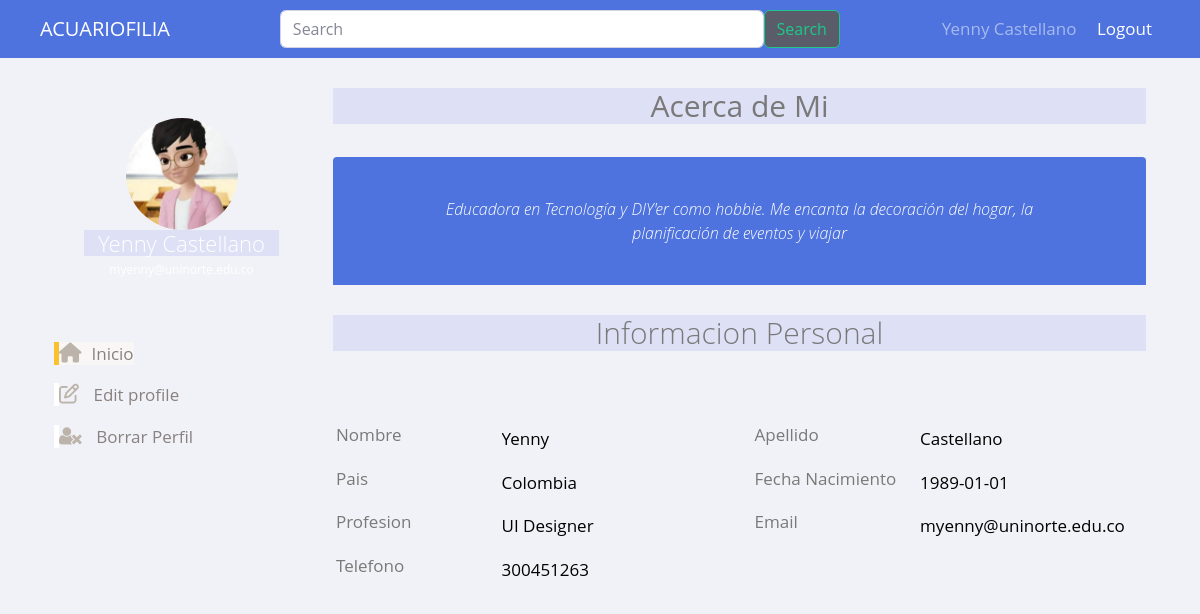
/perfil?codigo=7 (signed in), run on the app's committed database.
### tables this page shows
CREATE TABLE User (UserId INTEGER PRIMARY KEY AUTOINCREMENT UNIQUE NOT NULL, name VARCHAR (20) NOT NULL, lastName VARCHAR (20) NOT NULL, email VARCHAR (30) UNIQUE NOT NULL, password VARCHAR (200) NOT NULL, birthay DATE NOT NULL, gender CHAR (15) NOT NULL, role INTEGER (1) NOT NULL, CreationDate DATETIME NOT NULL, ProfilePicURL VARCHAR (20), country CHAR (30), phone INTEGER, about CHAR (150));

### main.py (the view)
@app.route('/perfil')
def perfil():
    form = UserForm()
    if request.method == 'GET':
        idsel = request.args.get('codigo')
        sql = f'SELECT * FROM User WHERE UserId = {idsel}'
        db = get_db()
        cursorObj = db.cursor()
        cursorObj.execute(sql)
        psel = cursorObj.fetchall()[0]
        return render_template("perfil.html", psel=psel)

### forms/forms.py
class UserForm(FlaskForm):
    firstname = StringField('firstname', validators=[DataRequired(message="Este campo es requerido")], render_kw={"placeholder": "Su nombre"})
    lastname = StringField('Lastname', validators=[DataRequired(message="Este campo es requerido")], render_kw={"placeholder": "su apellido"})
    password = PasswordField('password', validators=[DataRequired(message="Este campo es requerido")], render_kw={"placeholder": "Digite contraseña"})
    passconf = PasswordField('passconf', validators=[DataRequired(message="Este campo es requerido")], render_kw={"placeholder": "Confirmar contraseña"})
    email = StringField(u'Mailing Address', validators=[DataRequired(message="Este campo es requerido")], render_kw={"placeholder": "Digite correo"})
    gender= SelectField('Genero', choices = [('Masculino'), ('Femenino'), ('Otro')], default="Please choose",)
    Birthdate = DateField('Birthdate', validators=[DataRequired(message="Este campo es requerido")],format='%d-%m-%y')

### db.py (called while the page is built)
def get_db():
    try:
        if 'db' not in g:
            print('Connection OK')
            g.db = sqlite3.connect('database.db')
        return g.db
    except Error:
        print(Error)

### templates/perfil.html (shortened to what this page needs)
<!DOCTYPE html>
<html lang="es">
<head>
    <link href="../static/css/sb-admin-2.min.css" rel="stylesheet">
    <link href="../static/css/styleperfil.css" rel="stylesheet">
    <link href="https://maxcdn.bootstrapcdn.com/font-awesome/4.3.0/css/font-awesome.min.css" rel="stylesheet">
</head>
{% block body %}
<nav class="navbar navbar-expand-lg navbar-dark bg-primary">
    <div class="container-fluid">
        <a class="navbar-brand" href="{{'login'}}">ACUARIOFILIA</a>
        <form class="d-flex" form action="{{url_for('search')}}" method="post" enctype="multipart/form-data">
            <input class="form-control me-2" type="search" name="palabra" placeholder="Search" aria-label="Search">
            <button class="btn btn-outline-success bg-primary bg-dark" type="submit">Search</button>
        </form>
        <div class="" id="">
            <div class="">
                {% if 'id' in session %}
                <span class="navbar-text p-2 bd-highlight"> {{ session['fullname'] }} </span>
                <span class="navbar-text p-2 bd-highlight"> <a href="{{'login'}}">Logout</a> </span>
                {% else %}
                <span class="navbar-text p-2 bd-highlight"> <a href="{{'login'}}">Login</a> </span>
                {% endif %}
            </div>
        </div>
    </div>
</nav>
<div class="container bootstrap snippets bootdey">
    <form class="datosPersonales" form action="" method="post" enctype="multipart/form-data">
        <div class="row">
            <div class="profile-nav col-md-3">
                <div class="panel">
                    <div class="user-heading round">
                        <a href="#">
                            <img src="../static/images/perfil/{% print(psel[9]) %}" alt="">
                        </a>
                        <h1>{%print(psel[1]+" "+ psel[2])%}</h1>
                        <p>{%print(psel[3])%}</p>
                    </div>
                    <div class="menu">
                        <ul class="nav nav-pills nav-stacked">
                            <li class="active"><a href="{{'feed'}}"> <i class="fas fa-home"></i>Inicio</a></li>
                            <li><a href="#"> <i class="fa fa-edit"></i> Edit profile</a></li>
                            <li><a href="#"> <i class="fa fa-user-times"></i> Borrar Perfil</a></li>
                        </ul>
                    </div>
                </div>
            </div>
            <div class="profile-info col-md-9">
                <div class="panel">
                    <h1>Acerca de Mi</h1> <br>
                    <div class="bio-graph-heading">
                        {%print(psel[12])%}
                    </div>
                    <div class="panel-body bio-graph-info">
                        <h1>Informacion Personal</h1> <br><br>
                        <div class="row">
                            <form>
                                {%if session['id']==psel[0]%}
                                    <div class="bio-row">
                                        <label for="nombre">Nombre </label>
                                        <input type="text" name="nombre" id="nombre" value="{%print(psel[1])%}" >
                                    </div>
                                    <div class="bio-row">
                                        <label for="apellido">Apellido </label>
                                        <input type="text" name="apellido" id="apellido" value="{%print(psel[2])%}" >
                                     </div>
                                    <div class="bio-row">
                                        <label for="pais">Pais </label>
                                        <input type="text" name="pais" id="pais" value="{%print(psel[10])%}" >
                                    </div>
                                    <div class="bio-row">
                                        <label for="nacimiento">Fecha Nacimiento</label>
                                        <input type="text" name="nacimiento" id="nacimiento" value="{%print(psel[5])%}" >
                                    </div>
                                    <div class="bio-row">
                                        <label for="profesion">Profesion</label>
                                        <input type="text" name="profesion" id="profesion" value="UI Designer" >
                                    </div>
                                    <div class="bio-row">
                                        <label for="email">Email</label>
                                        <input type="text" name="email" id="email" value="{%print(psel[3])%}" >
                                    </div>
                                    <div class="bio-row">
                                        <label for="telefono">Telefono</label>
                                        <input type="text" name="telefono" id="telefono" value="{%print(psel[11])%}" >
                                    </div>
                                {%endif%}
                            </form>
                        </div>
                    </div>
                </div>
            </div>
        </div>
    </form>
</div>
{% endblock %}
</html>

### static/css/styleperfil.css (style rules this page uses)
.d-flex { width: 50%; }
.profile-nav, .profile-info { margin-top:30px; }
.profile-nav .user-heading { background: url(../img/fondo3.jpg); background-size: cover; color: #fff; border-radius: 4px 4px 0 0; -webkit-border-radius: 4px 4px 0 0; padding: 30px; text-align: center; }
.profile-nav .user-heading h1 { font-size: 22px; font-weight: 300; margin-bottom: 5px; }
.profile-nav .user-heading p { font-size: 12px; }
.profile-nav .user-heading a img { width: 112px; height: 112px; border-radius: 50%; -webkit-border-radius: 50%; }
.profile-nav ul > li > a { border-radius: 0; -webkit-border-radius: 0; color: #89817f; border-left: 5px solid #fff; }
.profile-nav ul > li > a:hover, .profile-nav ul > li > a:focus, .profile-nav ul li.active a { background: #f8f7f5 !important; border-left: 5px solid #fbc02d; color: #89817f !important; }
.profile-nav ul > li > a > i { font-size: 20px; padding-right: 10px; color: #bcb3aa; }
.menu { height: 200px; }
.menu ul { display: flex; height: 70%; flex-direction: column; min-width: 200px; align-self: center; justify-content: space-evenly; }
.bio-graph-heading { background: #4e73df; color: #fff; text-align: center; font-style: italic; padding: 40px 110px; border-radius: 4px 4px 0 0; -webkit-border-radius: 4px 4px 0 0; font-size: 16px; font-weight: 300; }
.bio-graph-info h1 { font-size: 22px; font-weight: 300; margin: 0 0 20px; }
.panel h1 { background: rgba(56, 81, 223, 0.1); text-align: center; font-size: 30px; }
.panel-body { margin-top: 30px; }
.bio-row { display: flex; flex-direction: row; justify-content: space-between; width: 50%; margin-bottom: 10px; padding:0 15px; }
.bio-row input { background: none; border: 0; text-align: left; }

### data on the page
User: ProfilePicURL (picture), name+lastName "Yenny Castellano", about "Educadora en Tecnología y DIY'er como hobbie. Me encanta la decoración del hogar, la planificación de eventos y viajar", nombre "Yenny", apellido "Castellano", pais "Colombia", nacimiento "1989-01-01", email "myenny@uninorte.edu.co", telefono "300451263"

### other printed values
{{ session['fullname'] }} "Yenny Castellano"
